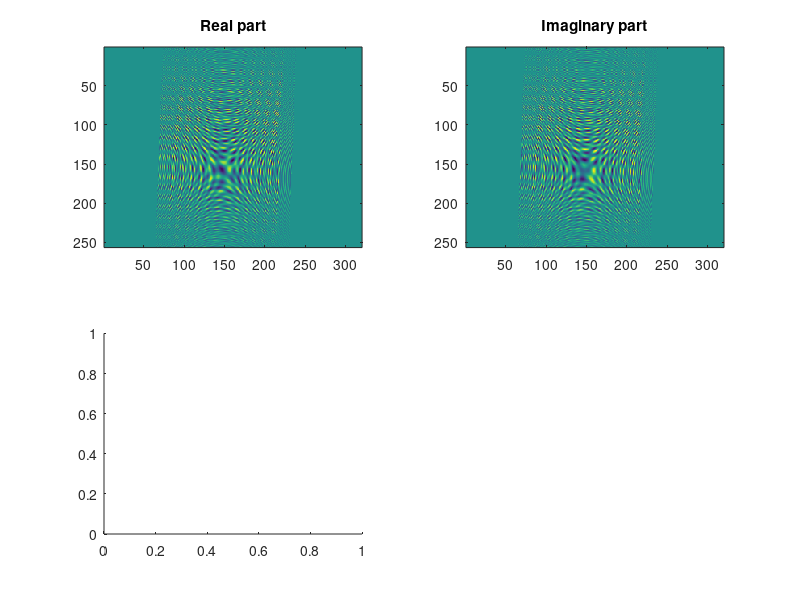

Write the MATLAB code that produced this figure. (Note: this script raises an error after producing the figure.)
clear all
close all
clc
%% Parameters
R_eta_c     = 20e3;     % m    slant range of scene center
V_r         = 150;      % m/s
T_r         = 2.5e-6;   % s
K_r         = 20e12;    % Hz/s
f0          = 5.3e9;    % Hz
delta_f_dop = 80;       % Hz
F_r         = 60e6;     % Hz
F_a         = 100;      % Hz
N_az        = 256;
N_rg        = 320;
theta_r_c   = 3.5;      % deg , beam squint angle
eta_c       = -8.1;     % s , beam center crossing time
f_eta_c        = 320;      % Hz , doppler centroid freq, fixed at 2V_rsin(theta_r_c)/lambda for all ranges
% theta_r_c = 21.9; eta_c = -49.7; f_nc = 1975;
c      = 3e8;
lambda = c/f0;
theta_r_c  = deg2rad(theta_r_c);

%% Scene definition
scene_delta_R = c/(2*F_r);
n_rg = 1:N_rg;
range_centered = (n_rg-1-N_rg/2)*scene_delta_R + R_eta_c;
tau_centered = 2*range_centered/c;

n_az = 1:N_az;
eta_centered = (n_az-1-N_az/2)/F_a + eta_c;
scene_delta_x = V_r/F_a;
x_centered = eta_centered*V_r;

[ETA, TAU] = meshgrid(eta_centered,tau_centered);
echoScene = zeros(size(TAU));
%% Chirp definition (received)
target_rg_idx = [145 145 160];
target_az_idx = [90 110 110];   % A earlier than B and C; tune until the knot is near 175
targets_R   = range_centered(target_rg_idx);
targets_eta = eta_centered(target_az_idx);   % beam-center crossing times

nTargets = length(target_rg_idx);

A0 = 1;

for ii = 1:nTargets
    R_tg = targets_R(ii);
    R0 = R_tg.*cos(theta_r_c);
    eta_tg = targets_eta(ii);
    eta_0 = eta_tg - eta_c;                      % zero-Doppler time of this target

    K_a = 2*V_r^2*cos(theta_r_c)^2/(lambda*R_tg);
    w_a = sinc(0.886.*K_a.*(ETA - eta_c)./delta_f_dop).^2;

    R_eta = sqrt(R0^2 + V_r^2*(ETA - eta_0).^2);

    w_r_shifted = abs(TAU - 2*R_eta/c) <= T_r/2;

    echo = A0 .* w_r_shifted .* w_a ...
        .* exp(-1j.*4.*pi.*f0.*R_eta./c) ...
        .* exp(1j.*pi.*K_r.*(TAU - 2.*R_eta./c).^2);
    echoScene = echoScene + echo;
end

%% Initial Plots

figure
subplot(2,2,1)
imagesc(real(echoScene)')
view(2)
title("Real part")
subplot(2,2,2)
imagesc(imag(echoScene)')
view(2)
title("Imaginary part")
subplot(2,2,3)
imagesc(20.*log10(abs(echoScene)'./max(abs(echoScene),[],"all")))
view(2)
title("Magnitude")
subplot(2,2,4)
imagesc(angle(echoScene)')
view(2)
title("Phase")

%% Range compression
Beta_coeff = 2.5;
tau_baseband = tau_centered' - 2*R_eta_c/c;
baseband_chirp = exp(1j.*pi.*K_r.*(tau_baseband).^2);
baseband_chirp = baseband_chirp((abs(tau_baseband) <= T_r/2));
nChirp = length(baseband_chirp);
win_kaiser = ifftshift(kaiser(N_rg,Beta_coeff));
MF = conj(fft(baseband_chirp,N_rg)).*win_kaiser;

s_rc = ifft(fft(echoScene,[],1).*MF,[],1);
s_rc = s_rc(1:end-nChirp+1,:);
% s_rc = s_rc(40:40+100-1,:); %to match the book

%% Compression Plots

figure
subplot(1,2,1)
imagesc(real(s_rc)')
view(2)
title("Real part")
subplot(1,2,2)
imagesc(20.*log10(abs(s_rc)'./max(abs(s_rc),[],"all")))
view(2)
title("Magnitude")

%% Theoretical Compression
echoScene_theo = zeros(size(TAU));
for ii = 1:length(target_rg_idx)
    R_tg = targets_R(ii);
    R0 = R_tg.*cos(theta_r_c);
    eta_tg = targets_eta(ii);
    eta_0 = eta_tg - eta_c;                      % zero-Doppler time of this target

    K_a = 2*V_r^2*cos(theta_r_c)^2/(lambda*R_tg);
    w_a = sinc(0.886.*K_a.*(ETA - eta_tg)./delta_f_dop).^2;

    R_eta = sqrt(R0^2 + V_r^2*(ETA - eta_0).^2);

    B_r     = abs(K_r)*T_r;
    gamma_w = 1.18;             % Kaiser, beta = 2.5
    
    p_r = sinc(B_r .* (TAU - 2*R_eta./c) ./ gamma_w);

    echo = A0 .* p_r .* w_a ...
        .* exp(-1j.*4.*pi.*f0.*R_eta./c);
    echoScene_theo = echoScene_theo + echo;
end

s_rc_theo = echoScene_theo;
% s_rc_theo = echoScene_theo(150-36:150-1+100-36, :); % to match book

figure
subplot(1,2,1)
imagesc(real(s_rc_theo)')
view(2)
title("Real part")
subplot(1,2,2)
imagesc(20.*log10(abs(s_rc_theo)'./max(abs(s_rc_theo),[],"all")))
view(2)
title("Magnitude")


%% Azimuth FFT
S1 = fft(s_rc,[],2);
S1_theo = fft(s_rc_theo,[],2);

figure
subplot(2,2,1)
imagesc(real(S1)')
view(2)
title("Real part")
subplot(2,2,2)
imagesc(20.*log10(abs(S1)'./max(abs(S1),[],"all")))
view(2)
title("Magnitude")
subplot(2,2,3)
imagesc(real(S1_theo)')
view(2)
title("Real part")
subplot(2,2,4)
imagesc(20.*log10(abs(S1_theo)'./max(abs(S1_theo),[],"all")))
view(2)
title("Magnitude")

%% RCMC Sinc Interp
f_base = [0:N_az/2-1, -N_az/2:-1]*F_a/N_az; % fft ordering
f_eta = f_eta_c + mod(f_base - f_eta_c + F_a/2, F_a) - F_a/2; % unwrapped around centroid

Nr = size(S1,1);
R0 = (range_centered(1:Nr).'*cos(theta_r_c));          % Nr x 1
delta_R = lambda^2 * R0 .* (f_eta.^2) / (8*V_r^2);          % Nr x N_az
% delta_R = delta_R_centered - lambda^2 * R0 .* f_eta_c^2 / (8*V_r^2);


delta_R_idx = delta_R / scene_delta_R;
S2 = zeros(size(S1));

for jj = 1:N_az
    interp_len = 4;
    n_sam = 1:Nr;
    S1_sam = S1(:,jj);
    n_interp = 1:1/interp_len:Nr;
    [N_INTERP,N_SAM] = ndgrid(n_interp,n_sam);

    S1_interp = sinc(N_INTERP - N_SAM)*S1_sam;

    i = round((n_sam' + delta_R_idx(:,jj) - 1)*interp_len) + 1;
    bad = i < 1 | i > length(n_interp);
    i(bad) = 1;

    S2(:,jj) = S1_interp(i);
    S2(bad,jj) = 0;
end

figure
subplot(1,2,1)
imagesc(real(S2)')
view(2)
title("Real part")
subplot(1,2,2)
imagesc(20.*log10(abs(S2)'./max(abs(S2),[],"all")))
view(2)
title("Magnitude")

%% RCMC Phase multiplier
f_tau = ifftshift(-floor(Nr/2):ceil(Nr/2)-1).' * F_r/Nr;
delta_R_invariant = lambda^2 * R_eta_c * cos(theta_r_c) * f_eta.^2 / (8*V_r^2);
G_rcmc = exp(1j.*4.*pi.*f_tau.*delta_R_invariant./c);

S2_PM = ifft(fft(S1,[],1).*G_rcmc,[],1);
figure
subplot(1,2,1)
imagesc(real(S2_PM)')
view(2)
title("Real part")
subplot(1,2,2)
imagesc(20.*log10(abs(S2_PM)'./max(abs(S2_PM),[],"all")))
view(2)
title("Magnitude")

%% Azimuth Compresison
K_a = 2*V_r^2*cos(theta_r_c)^2./(lambda*range_centered(1:size(S2,1))); % same R0 from last section
H_az = exp(-1j.*pi.*(f_eta.^2)./K_a');
Beta_coeff = 2.5;
x = 2*(f_eta - f_eta_c)/F_a;                                   % -1..1 across the unwrapped band
win_az = besseli(0, Beta_coeff*sqrt(max(1-x.^2,0))) / besseli(0,Beta_coeff);   % 1 x N_az
S3 = S2 .* (H_az .* win_az);

T_a = delta_f_dop*R_eta_c*lambda/(2*V_r^2);
nAzimuth = round(T_a*F_a);
nThrowaway = (nAzimuth-1)/2;

s_ac = ifft(S3,[],2);
s_ac = s_ac(:,1+nThrowaway:end-nThrowaway);

peaks_tf = islocalmax2(abs(s_ac),MaxNumExtrema=3);
[range_coord, azimuth_coord] = meshgrid(1:size(s_ac,1),1:size(s_ac,2));

range_coord = range_coord';
azimuth_coord = azimuth_coord';


%%
figure
surf(20.*log10(abs(s_ac)'./max(abs(s_ac),[],"all")))
hold on
plot3(range_coord(peaks_tf),azimuth_coord(peaks_tf),abs(s_ac(peaks_tf)),"red.",MarkerSize=12)
% view(2)
title("Magnitude")

%% SRC Option 2
theta_r_c = 21.9; eta_c = -49.7; f_eta_c = 1975;
theta_r_c  = deg2rad(theta_r_c);

%% Scene definition


scene_delta_R = c/(2*F_r);
n_rg = 1:N_rg;
range_centered = (n_rg-1-N_rg/2)*scene_delta_R + R_eta_c;
tau_centered = 2*range_centered/c;

n_az = 1:N_az;
eta_centered = (n_az-1-N_az/2)/F_a + eta_c;
scene_delta_x = V_r/F_a;
x_centered = eta_centered*V_r;

[ETA, TAU] = meshgrid(eta_centered,tau_centered);
echoScene = zeros(size(TAU));
%% Chirp definition (received)
target_rg_idx = [155 155 175];
target_az_idx = [85 115 115];   % A earlier than B and C; tune until the knot is near 175
targets_R   = range_centered(target_rg_idx);
targets_eta = eta_centered(target_az_idx);   % beam-center crossing times

nTargets = length(target_rg_idx);

A0 = 1;

for ii = 1:nTargets
    R_tg = targets_R(ii);
    R0 = R_tg.*cos(theta_r_c);
    eta_tg = targets_eta(ii);
    eta_0 = eta_tg - eta_c;                      % zero-Doppler time of this target

    K_a = 2*V_r^2*cos(theta_r_c)^2/(lambda*R_tg);
    w_a = sinc(0.886.*K_a.*(ETA - eta_tg)./delta_f_dop).^2;

    R_eta = sqrt(R0^2 + V_r^2*(ETA - eta_0).^2);

    w_r_shifted = abs(TAU - 2*R_eta/c) <= T_r/2;

    echo = A0 .* w_r_shifted .* w_a ...
        .* exp(-1j.*4.*pi.*f0.*R_eta./c) ...
        .* exp(1j.*pi.*K_r.*(TAU - 2.*R_eta./c).^2);
    echoScene = echoScene + echo;
end

%% Initial Plots

figure
subplot(2,2,1)
imagesc(real(echoScene)')
view(2)
title("Real part")
subplot(2,2,2)
imagesc(imag(echoScene)')
view(2)
title("Imaginary part")
subplot(2,2,3)
imagesc(20.*log10(abs(echoScene)'./max(abs(echoScene),[],"all")))
view(2)
title("Magnitude")
subplot(2,2,4)
imagesc(angle(echoScene)')
view(2)
title("Phase")

%% Range Compression

Beta_coeff = 2.5;
tau_baseband = tau_centered' - 2*R_eta_c/c;
baseband_chirp = exp(1j.*pi.*K_r.*(tau_baseband).^2);
baseband_chirp = baseband_chirp((abs(tau_baseband) <= T_r/2));

nChirp = length(baseband_chirp);
win_kaiser = ifftshift(kaiser(N_rg,Beta_coeff));

MF = conj(fft(baseband_chirp,N_rg)).*win_kaiser;

s_rc = ifft(fft(echoScene,[],1).*MF,[],1);
s_rc = s_rc(1:end-nChirp+1,:);
% s_rc = s_rc(40:40+100-1,:); %to match the book

%% Compression Plots

figure
subplot(1,2,1)
imagesc(real(s_rc)')
view(2)
title("Real part")
subplot(1,2,2)
imagesc(20.*log10(abs(s_rc)'./max(abs(s_rc),[],"all")))
view(2)
title("Magnitude")

%% Azimuth FFT
S1_pre_src = fft(s_rc,[],2);

f_base = [0:N_az/2-1, -N_az/2:-1]*F_a/N_az; % fft ordering
f_eta = f_eta_c + mod(f_base - f_eta_c + F_a/2, F_a) - F_a/2; % unwrapped around centroid

tau_zero_center = tau_centered(1:Nr) - 2*R_eta_c/c;
f_tau = ifftshift(tau_zero_center*(F_r^2)/Nr)';

R0_eta_c = R_eta_c*cos(theta_r_c);
D = sqrt(1 - (lambda*f_eta./(2*V_r)).^2);
K_src = (2*(V_r^2)*(f0.*D).^3)./(c*R0_eta_c*f_eta.^2); 

K_m = K_r./(1-(K_r./K_src));

src_filter = exp(-1j.*pi.*(f_tau.^2)./K_src);
S1 = ifft(fft(S1_pre_src,[],1).*src_filter,[],1);

figure
subplot(2,2,1)
imagesc(real(S1_pre_src)')
view(2)
title("Real part")
subplot(2,2,2)
imagesc(20.*log10(abs(S1_pre_src)'./max(abs(S1_pre_src),[],"all")))
view(2)
title("Magnitude")
subplot(2,2,3)
imagesc(real(S1)')
view(2)
title("Real part")
subplot(2,2,4)
imagesc(20.*log10(abs(S1)'./max(abs(S1),[],"all")))
view(2)
title("Magnitude")

%% RCMC Sinc Interp

Nr = size(S1,1);
R0 = (range_centered(1:Nr).'*cos(theta_r_c));          % Nr x 1
delta_R = R0.*((1-D)./D);          % Nr x N_az
% delta_R = delta_R_centered - lambda^2 * R0 .* f_eta_c^2 / (8*V_r^2);


delta_R_idx = delta_R / scene_delta_R;
S2 = zeros(size(S1));

for jj = 1:N_az
    interp_len = 4;
    n_sam = 1:Nr;
    S1_sam = S1(:,jj);
    n_interp = 1:1/interp_len:Nr;
    [N_INTERP,N_SAM] = ndgrid(n_interp,n_sam);

    S1_interp = sinc(N_INTERP - N_SAM)*S1_sam;

    i = mod(round((n_sam' + delta_R_idx(:,jj) - 1)*interp_len) - 1, length(n_interp)) + 1;
    bad = i < 1 | i > length(n_interp);
    i(bad) = 1;

    S2(:,jj) = S1_interp(i);
    S2(bad,jj) = 0;
end

figure
subplot(1,2,1)
imagesc(real(S2)')
view(2)
title("Real part")
subplot(1,2,2)
imagesc(20.*log10(abs(S2)'./max(abs(S2),[],"all")))
view(2)
title("Magnitude")

%% RCMC Phase multiplier
f_tau = ifftshift(-floor(Nr/2):ceil(Nr/2)-1).' * F_r/Nr;
delta_R_invariant = R_eta_c * cos(theta_r_c) * ((1-D)./D);
G_rcmc = exp(1j.*4.*pi.*f_tau.*delta_R_invariant./c);

S2_PM = ifft(fft(S1,[],1).*G_rcmc,[],1);
figure
subplot(1,2,1)
imagesc(real(S2_PM)')
view(2)
title("Real part")
subplot(1,2,2)
imagesc(20.*log10(abs(S2_PM)'./max(abs(S2_PM),[],"all")))
view(2)
title("Magnitude")

%% Azimuth Compresison
H_az = exp(4j.*pi.*R0.*D.*f0/c);
Beta_coeff = 2.5;
x = 2*(f_eta - f_eta_c)/F_a;                                   % -1..1 across the unwrapped band
win_az = besseli(0, Beta_coeff*sqrt(max(1-x.^2,0))) / besseli(0,Beta_coeff);   % 1 x N_az
S3 = S2 .* (H_az .* win_az);

T_a = delta_f_dop*R_eta_c*lambda/(2*V_r^2);
nAzimuth = round(T_a*F_a);
nThrowaway = (nAzimuth-1)/2;

s_ac = ifft(S3,[],2);
s_ac = s_ac(:,1+nThrowaway:end-nThrowaway);

peaks_tf = islocalmax2(abs(s_ac),MaxNumExtrema=3);
[range_coord, azimuth_coord] = meshgrid(1:size(s_ac,1),1:size(s_ac,2));

range_coord = range_coord';
azimuth_coord = azimuth_coord';


%%
figure
imagesc(20.*log10(abs(s_ac)'./max(abs(s_ac),[],"all")))
hold on
plot3(range_coord(peaks_tf),azimuth_coord(peaks_tf),abs(s_ac(peaks_tf)),"red.",MarkerSize=12)
view(2)
title("Magnitude")
